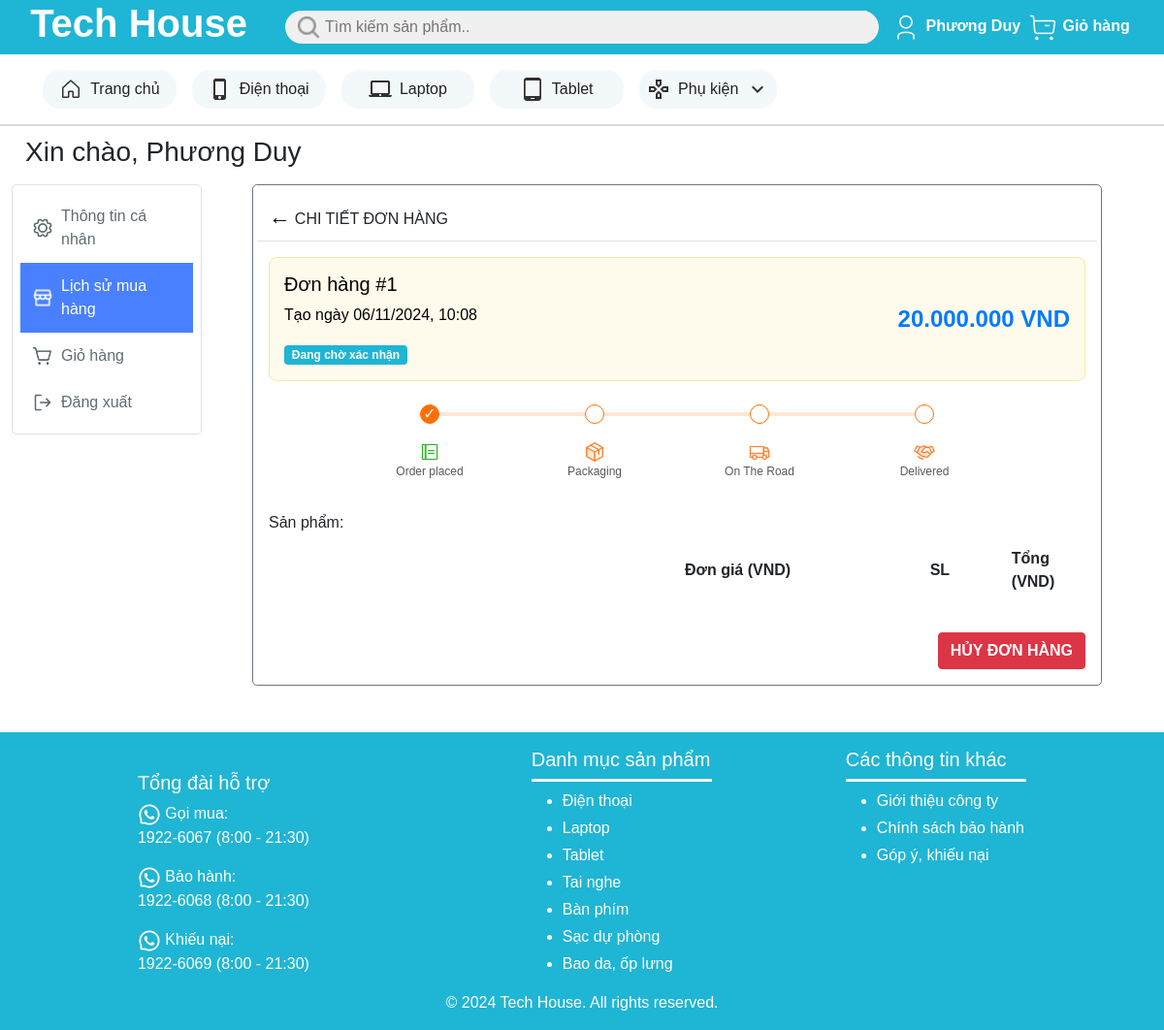
The page /member/order_history_detail.php?order_id=1 (signed in) on the database its author committed.
### tables this page shows
create table Don_hang (
    ma_don_hang int primary key auto_increment,
    thanh_vien varchar(25) not null,
    thoi_diem_dat_hang datetime not null,
    thoi_diem_nhan_hang datetime,
    tinh_trang int not null,
     
    tong_gia int not null,

    foreign key (thanh_vien) references Thanh_vien(ten_dang_nhap)
);

### member/order_history_detail.php (the view, shortened to what this page needs)
<?php
$conn = new mysqli('localhost', 'root', '', 'tech_house_db');
$order_id = $_GET['order_id'];
$stmt = "select * from don_hang where ma_don_hang = $order_id";
$result = $conn->query($stmt);
$order = $result->fetch_assoc();
?>
<!DOCTYPE html>
<html lang="en">
<head>
    <link href="https://cdn.jsdelivr.net/npm/bootstrap@5.0.2/dist/css/bootstrap.min.css" rel="stylesheet">
    <link href="../styles/public/custom.css" rel="stylesheet">
    <link href="../styles/member/order_history_detail.css" rel="stylesheet">
</head>
<body>
    <div class="page-wrapper">
        <header>
            <div class="row bg-primary align-items-center">
                <div class="logo col-lg-3 col-3 text-white d-flex justify-content-center align-items-center ps-3">
                    <a href="../public/product_list.php" class="text-white text-center">
                        <h1 class="fw-bold">Tech House</h1>
                    </a>
                </div>
                <div class="search-bar col d-flex align-items-center bg-secondary">
                    <img src="../imgs/icons/search.png" alt="search" width="24" height="24">
                    <input type="text" id="search-input" class="search-input bg-secondary border-0"
                    placeholder="Tìm kiếm sản phẩm.." link-to="../public/product_list.php">
                </div>
                <div class="login-cart col-lg-3 col-4 d-flex align-items-center justify-content-evenly">
                    <div class="login w-50">
                        <?php
                        if (isset($_SESSION['ten_dang_nhap'])) {
                            echo
                            '<a href="./user_info.php" class="fw-bold text-white">
                                <img src="../imgs/icons/user.png" alt="user" width="32" height="32">
                                '.$_SESSION['ho_ten'].'</a>';
                        } else {
                            echo
                            '<a href="./login.php" class="fw-bold text-white">
                                <img src="../imgs/icons/user.png" alt="user" width="32" height="32">
                                Đăng nhập
                            </a>';
                        }
                        ?>
                    </div>
                    <div class="cart w-50">
                        <a href="./cart.php" class="fw-bold text-white">
                            <img src="../imgs/icons/cart.png" alt="user" width="32" height="32">
                            Giỏ hàng
                        </a>
                    </div>
                </div>
            </div>
            <div class="tabs row justify-content-between align-items-center bg-white p-3 ps-5">
                <div class="tab col">
                    <a href="../index.php">
                        <img src="../imgs/icons/house.png" alt="home" width="24" height="24">
                        Trang chủ
                    </a>
                </div>
                <div class="tab col">
                    <a href="../public/product_list.php?product_type=1">
                        <img src="../imgs/icons/phone_iphone.png" alt="phone" width="24" height="24">
                        Điện thoại
                    </a>
                </div>
                <div class="tab col">
                    <a href="../public/product_list.php?product_type=0">
                        <img src="../imgs/icons/laptop_mac.png" alt="laptop" width="24" height="24">
                        Laptop
                    </a>
                </div>
                <div class="tab col">
                    <a href="../public/product_list.php?product_type=2">
                        <img src="../imgs/icons/tablet_android.png" alt="tablet" width="24" height="24">
                        Tablet
                    </a>
                </div>
                <div class="tab col">
                    <a href="../public/product_list.php?product_type=3">
                        <img src="../imgs/icons/gamepad.png" alt="other" width="24" height="24">
                        Phụ kiện
                        <img src="../imgs/icons/keyboard_arrow_down.png" alt="arrow-down" width="24" height="24">
                    </a>
                </div>
            </div>
        </header>
        <main>
            <div class="hello ps-3 fw-bold">
                <h3>
                    <?php
                    echo 'Xin chào, '.$_SESSION['ho_ten'];
                    ?>
                </h3>
            </div>
            <div class="container-fluid mt-3">
                <div class="d-flex">
                    <nav class="col-md-2 sidebar d-none d-md-block">
                        <div class="sidebar-sticky">
                            <ul class="nav border rounded-3 flex-column">
                                <li class="nav-item">
                                    <a href="user_info.php">
                                        <span class="setting-icon"></span>
                                        <span>Thông tin cá nhân</span>
                                    </a>
                                </li>
                                <li class="nav-item active">
                                    <a href="./order_history_dashboard.php">
                                        <img src="../imgs/icons/order_history_white.png" alt="order_history" width="22" height="22">
                                        <span>Lịch sử mua hàng</span>
                                    </a>
                                </li>
                                <li class="nav-item">
                                    <a href="./cart.php">
                                        <span class="cart-icon"></span>
                                        <span>Giỏ hàng</span>
                                    </a>
                                </li>
                                <li class="nav-item">
                                    <a href="./logout.php">
                                        <span class="log-out-icon"></span>
                                        <span>Đăng xuất</span>
                                    </a>
                                </li>
                            </ul>
                        </div>
                    </nav>
                    <div class="col-md-9 ml-sm-auto col-lg-10 px-4">
                        <div class="container mb-5 container-order">
                            <div class="card p-3 border border-secondary rounded-3">
                                <div class="row border-bottom pb-2">
                                    <span class="col-3">
                                        <a href="#" onclick="window.history.back(); return false;" class="order-details-back text-decoration-none">&larr;</a>
                                        CHI TIẾT ĐƠN HÀNG
                                    </span>
                                </div>
                                <div>
                                    <div class="d-flex justify-content-between align-items-center mt-3 order-summary">
                                        <div>
                                            <h5>
                                                <?php
                                                echo 'Đơn hàng #'.$order['ma_don_hang'];
                                                ?>
                                            </h5>
                                            <p>Tạo ngày
                                                <?php
                                                echo date('d/m/Y, H:i', strtotime($order['thoi_diem_dat_hang']));
                                                ?>
                                            </p>
                                            <?php
                                            switch($order['tinh_trang']) {
                                                case 0:
                                                    echo '<span class="badge bg-primary">Đang chờ xác nhận</span>';
                                                    break;
                                            }
                                            ?>
                                        </div>
                                        <div class="order-price">
                                            <?php
                                            echo number_format($order['tong_gia'], 0, '', '.').' VND';
                                            ?>
                                        </div>
                                    </div>
                                    <div class="progress-container mt-4 d-none d-md-flex">
                                        <div class="progress-track">
                                            <div class="step active">
                                                <span class="checkmark">&#10003;</span>
                                            </div>
                                            <?php
                                            if ($order['tinh_trang'] > 0 && $order['tinh_trang'] != 4) {
                                                echo '<div class="line active"></div>';
                                                echo '<div class="step active">';
                                                echo '<span class="checkmark">&#10003;</span>';
                                                echo '</div>';
                                            } else {
                                                echo '<div class="line"></div>';
                                                echo '<div class="step"></div>';
                                            }
                                            if ($order['tinh_trang'] > 1 && $order['tinh_trang'] != 4) {
                                                echo '<div class="line active"></div>';
                                                echo '<div class="step active">';
                                                echo '<span class="checkmark">&#10003;</span>';
                                                echo '</div>';
                                            } else {
                                                echo '<div class="line"></div>';
                                                echo '<div class="step"></div>';
                                            }
                                            if ($order['tinh_trang'] > 2 && $order['tinh_trang'] != 4) {
                                                echo '<div class="line active"></div>';
                                                echo '<div class="step active">';
                                                echo '<span class="checkmark">&#10003;</span>';
                                                echo '</div>';
                                            } else {
                                                echo '<div class="line"></div>';
                                                echo '<div class="step"></div>';
                                            }
                                            ?>
                                        </div>
                                        <div class="progress-labels">
                                            <div class="label">
                                                <img src="../imgs/icons/order_placed.png" alt="Order placed" width="22" height="22">
                                                <div class="title">Order placed</div>
                                            </div>
                                            <div class="label">
                                                <img src="../imgs/icons/packaging.png" alt="Packaging" width="22" height="22">
                                                <div class="title">Packaging</div>
                                            </div>
                                            <div class="label">
                                                <img src="../imgs/icons/on_the_road.png" alt="On the road" width="22" height="22">
                                                <div class="title">On The Road</div>
                                            </div>
                                            <div class="label">
                                                <img src="../imgs/icons/delivered.png" alt="Delivered" width="22" height="22">
                                                <div class="title">Delivered</div>
                                            </div>
                                        </div>
                                    </div>
                                </div>
                                <h6 class="mt-4">Sản phẩm:</h6>
                                <table class="table table-borderless">
                                    <thead>
                                        <tr>
                                            <th class="w-50"></th>
                                            <th class="col w-20">Đơn giá (VND)</th>
                                            <th class="col w-10">SL</th>
                                            <th class="col w-10">Tổng (VND)</th>
                                        </tr>
                                    </thead>
                                </table>
                                <?php
                                if ($order['tinh_trang'] == 0) {
                                    echo '<div class="d-flex justify-content-end mt-3">';
                                    echo '<button data-id="'.$_GET['order_id'].'" class="btn btn-danger text-white fw-bold" id="cancel-btn">HỦY ĐƠN HÀNG</button>';
                                    echo '</div>';
                                }
                                ?>
                                </div>
                            </div>
                        </div>
                    </div>
                </div>
            </div>
        <footer class="row bg-primary text-white p-3 justify-content-center">
            <div class="row justify-content-evenly">
                <div class="col-3 pt-4">
                    <h5>Tổng đài hỗ trợ</h5>
                    <div class="phone-wrapper">
                        <img src="../imgs/icons/call_icon.png" alt="phone" width="24" height="24">
                        <span>Gọi mua:</span>
                    </div>
                    <p>1922-6067 (8:00 - 21:30)</p>
                    <div class="phone-wrapper">
                        <img src="../imgs/icons/call_icon.png" alt="phone" width="24" height="24">
                        <span>Bảo hành:</span>
                    </div>
                    <p>1922-6068 (8:00 - 21:30)</p>
                    <div class="phone-wrapper">
                        <img src="../imgs/icons/call_icon.png" alt="phone" width="24" height="24">
                        <span>Khiếu nại:</span>
                    </div>
                    <p>1922-6069 (8:00 - 21:30)</p>
                </div>
                <div class="category col-4">
                    <h5>Danh mục sản phẩm</h5>
                    <ul class="d-flex flex-column gap-1">
                        <li><a href="#">Điện thoại</a></li>
                        <li><a href="#">Laptop</a></li>
                        <li><a href="#">Tablet</a></li>
                        <li><a href="#">Tai nghe</a></li>
                        <li><a href="#">Bàn phím</a></li>
                        <li><a href="#">Sạc dự phòng</a></li>
                        <li><a href="#">Bao da, ốp lưng</a></li>
                    </ul>
                </div>
                <div class="other-info col-4">
                    <h5>Các thông tin khác</h5>
                    <ul class="d-flex flex-column gap-1">
                        <li><a href="#">Giới thiệu công ty</a></li>
                        <li><a href="#">Chính sách bảo hành</a></li>
                        <li><a href="#">Góp ý, khiếu nại</a></li>
                    </ul>
                </div>
            </div>
            <div class="row">
                <p class="text-center m-0">© 2024 Tech House. All rights reserved.</p>
            </div>
        </footer>
</body>
</html>

### rows shown on the page
don_hang: ma_don_hang "1", thoi_diem_dat_hang "06/11/2024, 10:08", tong_gia "20.000.000"

### other values the page prints
$_SESSION['ho_ten'] "Phương Duy"
